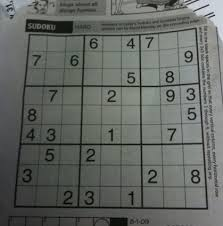
#> input picture Kodlar ve datasetler/ML_ve_CV/11 - Görüntünün kenarlarını bulma/suduko.jpg, 223 x 226 px
$ jupyter execute Kenar_bulma.ipynb
#> lines starting #> are read from the running program, lines starting #| are printed output that depends on the picture
[cell 1]
import cv2 as cv
import numpy as np
import matplotlib.pyplot as plt

[cell 2]
img = cv.imread('suduko.jpg',0)
#> img: shape (226, 223); min 0, max 221, mean 101.8
kenar = cv.Canny(img,50,90)
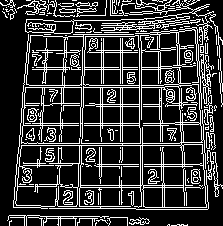
#> kenar: shape (226, 223); 21.5% white in thin lines or dots

[cell 3]
plt.figure(figsize=(12,14))

plt.subplot(121), plt.imshow(img, cmap='gray'), plt.title('Orijinal')
plt.xticks([]), plt.yticks([])

plt.subplot(122), plt.imshow(kenar, cmap='gray'), plt.title('Kenarlar')
plt.xticks([]), plt.yticks([])

plt.show()
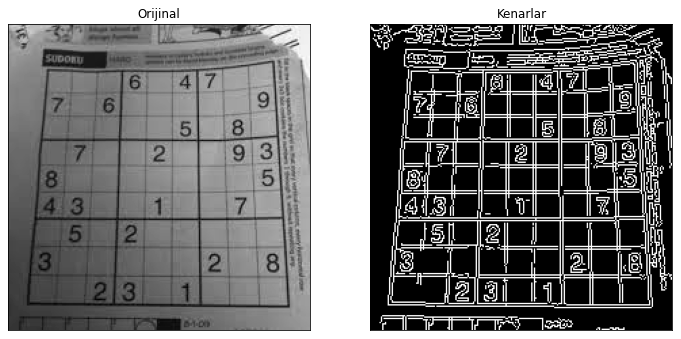
#> figure drawn by matplotlib, 2 panels

[cell 4]
yuz_img = cv.imread('kız cocugu.png',0)
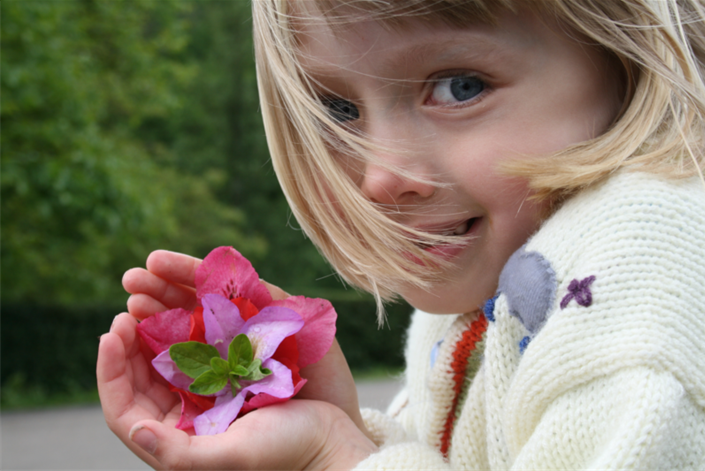
#> input picture Kodlar ve datasetler/ML_ve_CV/11 - Görüntünün kenarlarını bulma/kız cocugu.png, 705 x 471 px
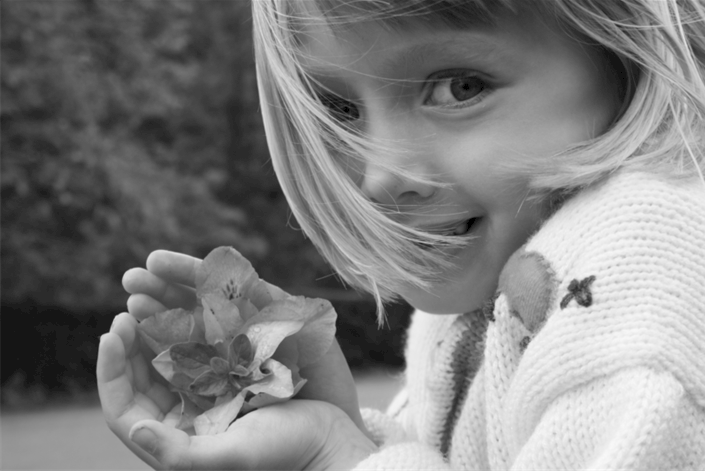
#> yuz_img: shape (471, 705); min 0, max 253, mean 127.8
yuz_kenar_img = cv.Canny(yuz_img, 50, 100)
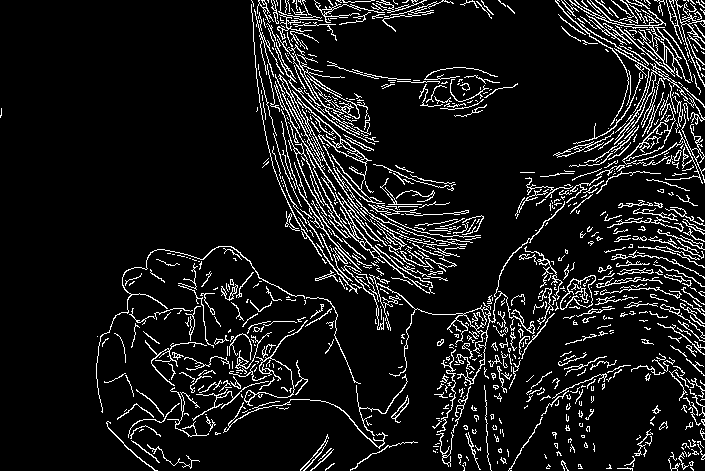
#> yuz_kenar_img: shape (471, 705); 9.5% white in thin lines or dots

[cell 5]
plt.figure(figsize=(12,16))

plt.subplot(121), plt.imshow(yuz_img, cmap='gray'), plt.title('Orijinal')
plt.xticks([]), plt.yticks([])

plt.subplot(122), plt.imshow(yuz_kenar_img, cmap='gray'), plt.title('Kenar')
plt.xticks([]), plt.yticks([])

plt.show()
